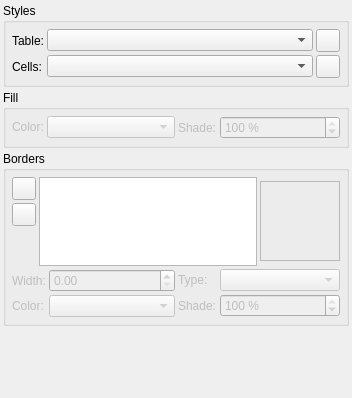
<?xml version="1.0" encoding="UTF-8"?>
<ui version="4.0">
 <class>PropertiesPalette_TableBase</class>
 <widget class="QWidget" name="PropertiesPalette_TableBase">
  <property name="geometry">
   <rect>
    <x>0</x>
    <y>0</y>
    <width>352</width>
    <height>398</height>
   </rect>
  </property>
  <layout class="QVBoxLayout" name="verticalLayout_2">
   <property name="spacing">
    <number>3</number>
   </property>
   <property name="leftMargin">
    <number>3</number>
   </property>
   <property name="topMargin">
    <number>3</number>
   </property>
   <property name="rightMargin">
    <number>3</number>
   </property>
   <property name="bottomMargin">
    <number>3</number>
   </property>
   <item>
    <widget class="QGroupBox" name="groupBox">
     <property name="title">
      <string>Styles</string>
     </property>
     <layout class="QGridLayout" name="gridLayout">
      <property name="leftMargin">
       <number>6</number>
      </property>
      <property name="topMargin">
       <number>6</number>
      </property>
      <property name="rightMargin">
       <number>6</number>
      </property>
      <property name="bottomMargin">
       <number>6</number>
      </property>
      <property name="spacing">
       <number>3</number>
      </property>
      <item row="0" column="0">
       <widget class="QLabel" name="labelTable">
        <property name="text">
         <string>Table:</string>
        </property>
       </widget>
      </item>
      <item row="0" column="1">
       <widget class="TableStyleComboBox" name="tableStyleCombo">
        <property name="sizePolicy">
         <sizepolicy hsizetype="Expanding" vsizetype="Fixed">
          <horstretch>0</horstretch>
          <verstretch>0</verstretch>
         </sizepolicy>
        </property>
        <property name="toolTip">
         <string>Table style of currently selected table</string>
        </property>
       </widget>
      </item>
      <item row="0" column="2">
       <widget class="QToolButton" name="buttonClearTableStyle">
        <property name="toolTip">
         <string>Remove Direct Table Formatting</string>
        </property>
        <property name="iconSize">
         <size>
          <width>16</width>
          <height>16</height>
         </size>
        </property>
       </widget>
      </item>
      <item row="1" column="0">
       <widget class="QLabel" name="labelCells">
        <property name="text">
         <string>Cells:</string>
        </property>
       </widget>
      </item>
      <item row="1" column="1">
       <widget class="CellStyleComboBox" name="cellStyleCombo">
        <property name="sizePolicy">
         <sizepolicy hsizetype="Expanding" vsizetype="Fixed">
          <horstretch>0</horstretch>
          <verstretch>0</verstretch>
         </sizepolicy>
        </property>
        <property name="toolTip">
         <string>Cell style of currently selected cell</string>
        </property>
       </widget>
      </item>
      <item row="1" column="2">
       <widget class="QToolButton" name="buttonClearCellStyle">
        <property name="toolTip">
         <string>Remove Direct Cell Formatting</string>
        </property>
        <property name="iconSize">
         <size>
          <width>16</width>
          <height>16</height>
         </size>
        </property>
       </widget>
      </item>
     </layout>
    </widget>
   </item>
   <item>
    <widget class="QGroupBox" name="fillLayout">
     <property name="title">
      <string>Fill</string>
     </property>
     <layout class="QVBoxLayout" name="verticalLayout_3">
      <property name="spacing">
       <number>3</number>
      </property>
      <property name="leftMargin">
       <number>6</number>
      </property>
      <property name="topMargin">
       <number>6</number>
      </property>
      <property name="rightMargin">
       <number>6</number>
      </property>
      <property name="bottomMargin">
       <number>6</number>
      </property>
      <item>
       <layout class="QHBoxLayout" name="fillLayout1" stretch="0,0">
        <property name="spacing">
         <number>3</number>
        </property>
        <item>
         <layout class="QFormLayout" name="fillLayout1_1">
          <property name="horizontalSpacing">
           <number>3</number>
          </property>
          <property name="verticalSpacing">
           <number>3</number>
          </property>
          <item row="0" column="0">
           <widget class="QLabel" name="fillColorLabel">
            <property name="enabled">
             <bool>false</bool>
            </property>
            <property name="text">
             <string>Color:</string>
            </property>
           </widget>
          </item>
          <item row="0" column="1">
           <widget class="ColorCombo" name="fillColor">
            <property name="enabled">
             <bool>false</bool>
            </property>
            <property name="sizePolicy">
             <sizepolicy hsizetype="MinimumExpanding" vsizetype="Fixed">
              <horstretch>0</horstretch>
              <verstretch>0</verstretch>
             </sizepolicy>
            </property>
            <property name="minimumSize">
             <size>
              <width>100</width>
              <height>0</height>
             </size>
            </property>
           </widget>
          </item>
         </layout>
        </item>
        <item>
         <layout class="QFormLayout" name="fillLayout1_2">
          <property name="horizontalSpacing">
           <number>3</number>
          </property>
          <property name="verticalSpacing">
           <number>3</number>
          </property>
          <item row="0" column="0">
           <widget class="QLabel" name="fillShadeLabel">
            <property name="enabled">
             <bool>false</bool>
            </property>
            <property name="text">
             <string>Shade:</string>
            </property>
           </widget>
          </item>
          <item row="0" column="1">
           <widget class="ScrSpinBox" name="fillShade">
            <property name="enabled">
             <bool>false</bool>
            </property>
            <property name="sizePolicy">
             <sizepolicy hsizetype="MinimumExpanding" vsizetype="Fixed">
              <horstretch>0</horstretch>
              <verstretch>0</verstretch>
             </sizepolicy>
            </property>
            <property name="minimumSize">
             <size>
              <width>100</width>
              <height>0</height>
             </size>
            </property>
            <property name="suffix">
             <string> %</string>
            </property>
            <property name="decimals">
             <number>0</number>
            </property>
            <property name="maximum">
             <double>100.000000000000000</double>
            </property>
            <property name="value">
             <double>100.000000000000000</double>
            </property>
           </widget>
          </item>
         </layout>
        </item>
       </layout>
      </item>
     </layout>
    </widget>
   </item>
   <item>
    <widget class="QGroupBox" name="bordersLayout">
     <property name="title">
      <string>Borders</string>
     </property>
     <layout class="QVBoxLayout" name="verticalLayout">
      <property name="spacing">
       <number>3</number>
      </property>
      <property name="leftMargin">
       <number>6</number>
      </property>
      <property name="topMargin">
       <number>6</number>
      </property>
      <property name="rightMargin">
       <number>6</number>
      </property>
      <property name="bottomMargin">
       <number>6</number>
      </property>
      <item>
       <layout class="QHBoxLayout" name="bordesLayout1">
        <property name="spacing">
         <number>3</number>
        </property>
        <item>
         <layout class="QVBoxLayout" name="bordersLayout1_1">
          <property name="spacing">
           <number>3</number>
          </property>
          <item>
           <widget class="QToolButton" name="addBorderLineButton">
            <property name="enabled">
             <bool>true</bool>
            </property>
            <property name="sizePolicy">
             <sizepolicy hsizetype="Fixed" vsizetype="Fixed">
              <horstretch>0</horstretch>
              <verstretch>0</verstretch>
             </sizepolicy>
            </property>
           </widget>
          </item>
          <item>
           <widget class="QToolButton" name="removeBorderLineButton">
            <property name="enabled">
             <bool>true</bool>
            </property>
            <property name="sizePolicy">
             <sizepolicy hsizetype="Fixed" vsizetype="Fixed">
              <horstretch>0</horstretch>
              <verstretch>0</verstretch>
             </sizepolicy>
            </property>
           </widget>
          </item>
          <item>
           <spacer name="buttonSpacer">
            <property name="orientation">
             <enum>Qt::Vertical</enum>
            </property>
            <property name="sizeType">
             <enum>QSizePolicy::Minimum</enum>
            </property>
            <property name="sizeHint" stdset="0">
             <size>
              <width>20</width>
              <height>40</height>
             </size>
            </property>
           </spacer>
          </item>
         </layout>
        </item>
        <item>
         <widget class="QListWidget" name="borderLineList">
          <property name="enabled">
           <bool>true</bool>
          </property>
          <property name="sizePolicy">
           <sizepolicy hsizetype="Preferred" vsizetype="Minimum">
            <horstretch>0</horstretch>
            <verstretch>0</verstretch>
           </sizepolicy>
          </property>
          <property name="minimumSize">
           <size>
            <width>0</width>
            <height>50</height>
           </size>
          </property>
         </widget>
        </item>
        <item>
         <widget class="TableSideSelector" name="sideSelector">
          <property name="sizePolicy">
           <sizepolicy hsizetype="Fixed" vsizetype="Fixed">
            <horstretch>0</horstretch>
            <verstretch>0</verstretch>
           </sizepolicy>
          </property>
          <property name="minimumSize">
           <size>
            <width>80</width>
            <height>80</height>
           </size>
          </property>
          <property name="frameShape">
           <enum>QFrame::StyledPanel</enum>
          </property>
          <property name="frameShadow">
           <enum>QFrame::Sunken</enum>
          </property>
         </widget>
        </item>
       </layout>
      </item>
      <item>
       <layout class="QHBoxLayout" name="bordersLayout2" stretch="0,0">
        <property name="spacing">
         <number>3</number>
        </property>
        <item>
         <layout class="QFormLayout" name="bordersLayout2_1">
          <property name="fieldGrowthPolicy">
           <enum>QFormLayout::ExpandingFieldsGrow</enum>
          </property>
          <property name="horizontalSpacing">
           <number>3</number>
          </property>
          <property name="verticalSpacing">
           <number>3</number>
          </property>
          <item row="0" column="0">
           <widget class="QLabel" name="borderLineWidthLabel">
            <property name="enabled">
             <bool>false</bool>
            </property>
            <property name="text">
             <string>Width:</string>
            </property>
            <property name="buddy">
             <cstring>borderLineWidth</cstring>
            </property>
           </widget>
          </item>
          <item row="1" column="0">
           <widget class="QLabel" name="borderLineColorLabel">
            <property name="enabled">
             <bool>false</bool>
            </property>
            <property name="text">
             <string>Color:</string>
            </property>
            <property name="buddy">
             <cstring>borderLineColor</cstring>
            </property>
           </widget>
          </item>
          <item row="1" column="1">
           <widget class="ColorCombo" name="borderLineColor">
            <property name="enabled">
             <bool>false</bool>
            </property>
            <property name="sizePolicy">
             <sizepolicy hsizetype="MinimumExpanding" vsizetype="Fixed">
              <horstretch>0</horstretch>
              <verstretch>0</verstretch>
             </sizepolicy>
            </property>
            <property name="minimumSize">
             <size>
              <width>100</width>
              <height>0</height>
             </size>
            </property>
           </widget>
          </item>
          <item row="0" column="1">
           <widget class="ScrSpinBox" name="borderLineWidth">
            <property name="enabled">
             <bool>false</bool>
            </property>
            <property name="sizePolicy">
             <sizepolicy hsizetype="MinimumExpanding" vsizetype="Fixed">
              <horstretch>0</horstretch>
              <verstretch>0</verstretch>
             </sizepolicy>
            </property>
            <property name="minimumSize">
             <size>
              <width>100</width>
              <height>0</height>
             </size>
            </property>
           </widget>
          </item>
         </layout>
        </item>
        <item>
         <layout class="QFormLayout" name="bordersLayout2_2">
          <property name="horizontalSpacing">
           <number>3</number>
          </property>
          <property name="verticalSpacing">
           <number>3</number>
          </property>
          <item row="0" column="0">
           <widget class="QLabel" name="borderLineStyleLabel">
            <property name="enabled">
             <bool>false</bool>
            </property>
            <property name="text">
             <string>Type:</string>
            </property>
            <property name="buddy">
             <cstring>borderLineStyle</cstring>
            </property>
           </widget>
          </item>
          <item row="0" column="1">
           <widget class="LineCombo" name="borderLineStyle">
            <property name="enabled">
             <bool>false</bool>
            </property>
            <property name="sizePolicy">
             <sizepolicy hsizetype="MinimumExpanding" vsizetype="Fixed">
              <horstretch>0</horstretch>
              <verstretch>0</verstretch>
             </sizepolicy>
            </property>
            <property name="minimumSize">
             <size>
              <width>100</width>
              <height>0</height>
             </size>
            </property>
           </widget>
          </item>
          <item row="1" column="0">
           <widget class="QLabel" name="borderLineShadeLabel">
            <property name="enabled">
             <bool>false</bool>
            </property>
            <property name="text">
             <string>Shade:</string>
            </property>
            <property name="buddy">
             <cstring>borderLineShade</cstring>
            </property>
           </widget>
          </item>
          <item row="1" column="1">
           <widget class="ScrSpinBox" name="borderLineShade">
            <property name="enabled">
             <bool>false</bool>
            </property>
            <property name="sizePolicy">
             <sizepolicy hsizetype="MinimumExpanding" vsizetype="Fixed">
              <horstretch>0</horstretch>
              <verstretch>0</verstretch>
             </sizepolicy>
            </property>
            <property name="minimumSize">
             <size>
              <width>100</width>
              <height>0</height>
             </size>
            </property>
            <property name="suffix">
             <string> %</string>
            </property>
            <property name="decimals">
             <number>0</number>
            </property>
            <property name="maximum">
             <double>100.000000000000000</double>
            </property>
            <property name="value">
             <double>100.000000000000000</double>
            </property>
           </widget>
          </item>
         </layout>
        </item>
       </layout>
      </item>
     </layout>
    </widget>
   </item>
   <item>
    <spacer name="verticalSpacer">
     <property name="orientation">
      <enum>Qt::Vertical</enum>
     </property>
     <property name="sizeHint" stdset="0">
      <size>
       <width>20</width>
       <height>0</height>
      </size>
     </property>
    </spacer>
   </item>
  </layout>
 </widget>
 <customwidgets>
  <customwidget>
   <class>ScrSpinBox</class>
   <extends>QDoubleSpinBox</extends>
   <header>ui/scrspinbox.h</header>
  </customwidget>
  <customwidget>
   <class>LineCombo</class>
   <extends>QComboBox</extends>
   <header>ui/linecombo.h</header>
  </customwidget>
  <customwidget>
   <class>TableSideSelector</class>
   <extends>QFrame</extends>
   <header>ui/tablesideselector.h</header>
   <container>1</container>
  </customwidget>
  <customwidget>
   <class>ColorCombo</class>
   <extends>QComboBox</extends>
   <header>ui/colorcombo.h</header>
  </customwidget>
  <customwidget>
   <class>TableStyleComboBox</class>
   <extends>QComboBox</extends>
   <header>ui/stylecombos.h</header>
  </customwidget>
  <customwidget>
   <class>CellStyleComboBox</class>
   <extends>QComboBox</extends>
   <header>ui/stylecombos.h</header>
  </customwidget>
 </customwidgets>
 <resources/>
 <connections/>
</ui>
